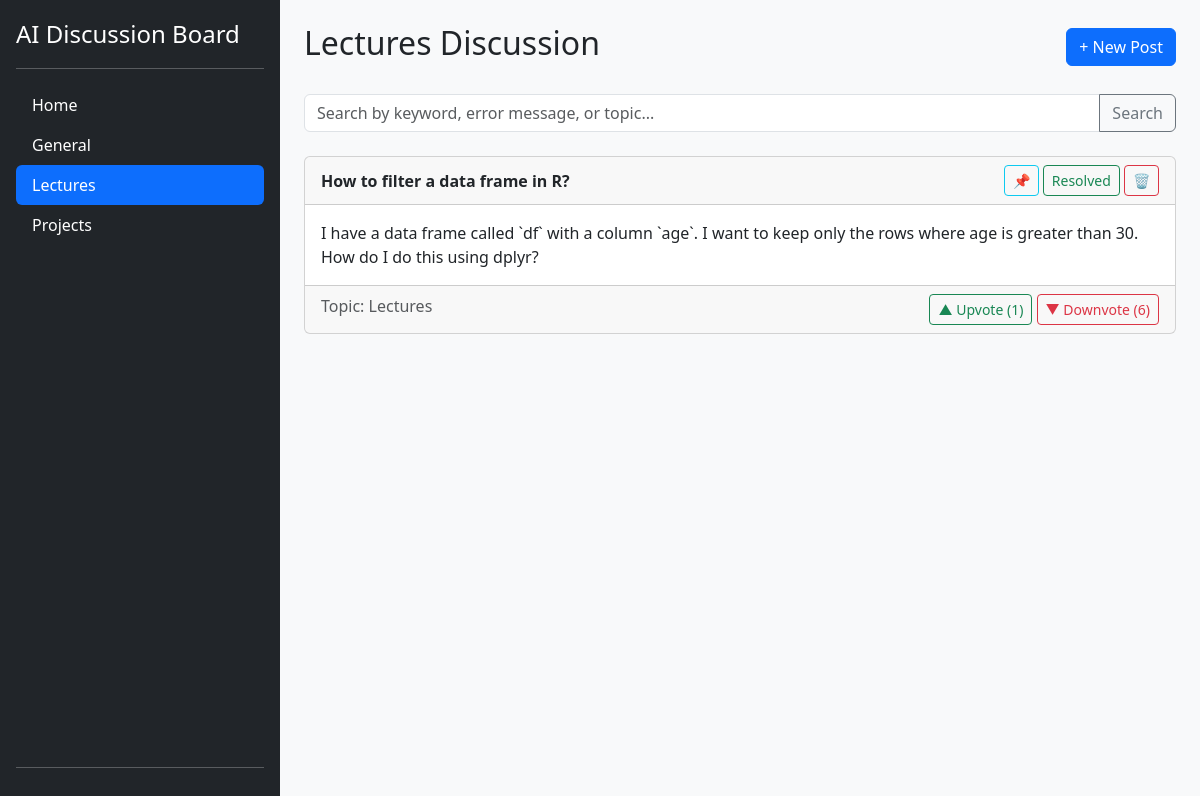
The app's page /topic/Lectures with its own data.
### tables this page shows
CREATE TABLE posts (
            id INTEGER PRIMARY KEY AUTOINCREMENT,
            title TEXT NOT NULL,
            question_body TEXT NOT NULL,
            ai_response TEXT,
            upvotes INTEGER DEFAULT 0,
            downvotes INTEGER DEFAULT 0,
            created_at TIMESTAMP DEFAULT CURRENT_TIMESTAMP,
            topic TEXT NOT NULL
        , is_pinned INTEGER DEFAULT 0, is_resolved INTEGER DEFAULT 0);

### app.py (the view)
@app.route('/topic/<string:topic_name>')
def topic_view(topic_name):
    posts = get_posts_by_topic(topic_name)
    return render_template('index.html', posts=posts, current_topic=topic_name)

### database.py (called while the page is built)
def get_db_connection():
    conn = sqlite3.connect('discussion.db')
    conn.row_factory = sqlite3.Row  # This lets us access columns by name
    return conn

def get_posts_by_topic(topic_name):
    conn = get_db_connection()
    posts = conn.execute(
        'SELECT * FROM posts WHERE topic = ? ORDER BY is_pinned DESC, created_at DESC',
        (topic_name,)
    ).fetchall()
    conn.close()
    return posts

### templates/index.html (shortened to what this page needs)
{% extends 'base.html' %}
{% block content %}
<div class="d-flex justify-content-between align-items-center mb-4">
    <h1 class="h2">
        {% if current_topic == 'Home' %}
            All Posts
        {% else %}
            {{ current_topic }} Discussion
        {% endif %}
    </h1>
    <button type="button" class="btn btn-primary" data-bs-toggle="modal" data-bs-target="#newPostModal">
        + New Post
    </button>
</div>
<form action="{{ url_for('search') }}" method="get" class="mb-4">
    <div class="input-group">
        <input type="text" class="form-control" placeholder="Search by keyword, error message, or topic..." name="query" value="{{ search_query or '' }}">
        <button class="btn btn-outline-secondary" type="submit">Search</button>
    </div>
</form>
{% for post in posts %}
<div class="card mb-3 post-card {% if post['is_resolved'] %}resolved-card{% endif %}" style="cursor: pointer;"
     data-title="{{ post['title'] }}"
     data-full-question="{{ post['question_body'] }}"
     data-full-answer="{{ post['ai_response'] }}">
     <div class="card-header d-flex justify-content-between align-items-center">
        <strong>{{ post['title'] }} {% if post['is_pinned'] %}📌{% endif %}</strong>
        <div>
            <button class="btn btn-sm btn-outline-info admin-btn" data-post-id="{{ post['id'] }}" data-action="pin">
                📌
            </button>
            <button class="btn btn-sm btn-outline-success admin-btn" data-post-id="{{ post['id'] }}" data-action="resolve">
                Resolved
            </button>
            <button class="btn btn-sm btn-outline-danger admin-btn" data-post-id="{{ post['id'] }}" data-action="delete">🗑️</button>
        </div>
    </div>
    <div class="card-body">
        <p class="card-text">{{ post['question_body'] | truncate(200) }}</p>
    </div>
    <div class="card-footer text-muted d-flex justify-content-between">
        <span>Topic: {{ post['topic'] }}</span>
        <div>
            <button class="btn btn-sm btn-outline-success vote-btn" data-post-id="{{ post['id'] }}" data-vote-type="up">
                ▲ Upvote (<span id="upvotes-{{ post['id'] }}">{{ post['upvotes'] }}</span>)
            </button>
            <button class="btn btn-sm btn-outline-danger vote-btn" data-post-id="{{ post['id'] }}" data-vote-type="down">
                ▼ Downvote (<span id="downvotes-{{ post['id'] }}">{{ post['downvotes'] }}</span>)
            </button>
        </div>
    </div>
</div>
{% endfor %}
{% endblock %}

### records on screen
posts: topic "Lectures", title "How to filter a data frame in R?", question_body "I have a data frame called `df` with a column `age`. I want to keep only the rows where age is greater than 30. How do I do this using dplyr?", upvotes "1", downvotes "6"
